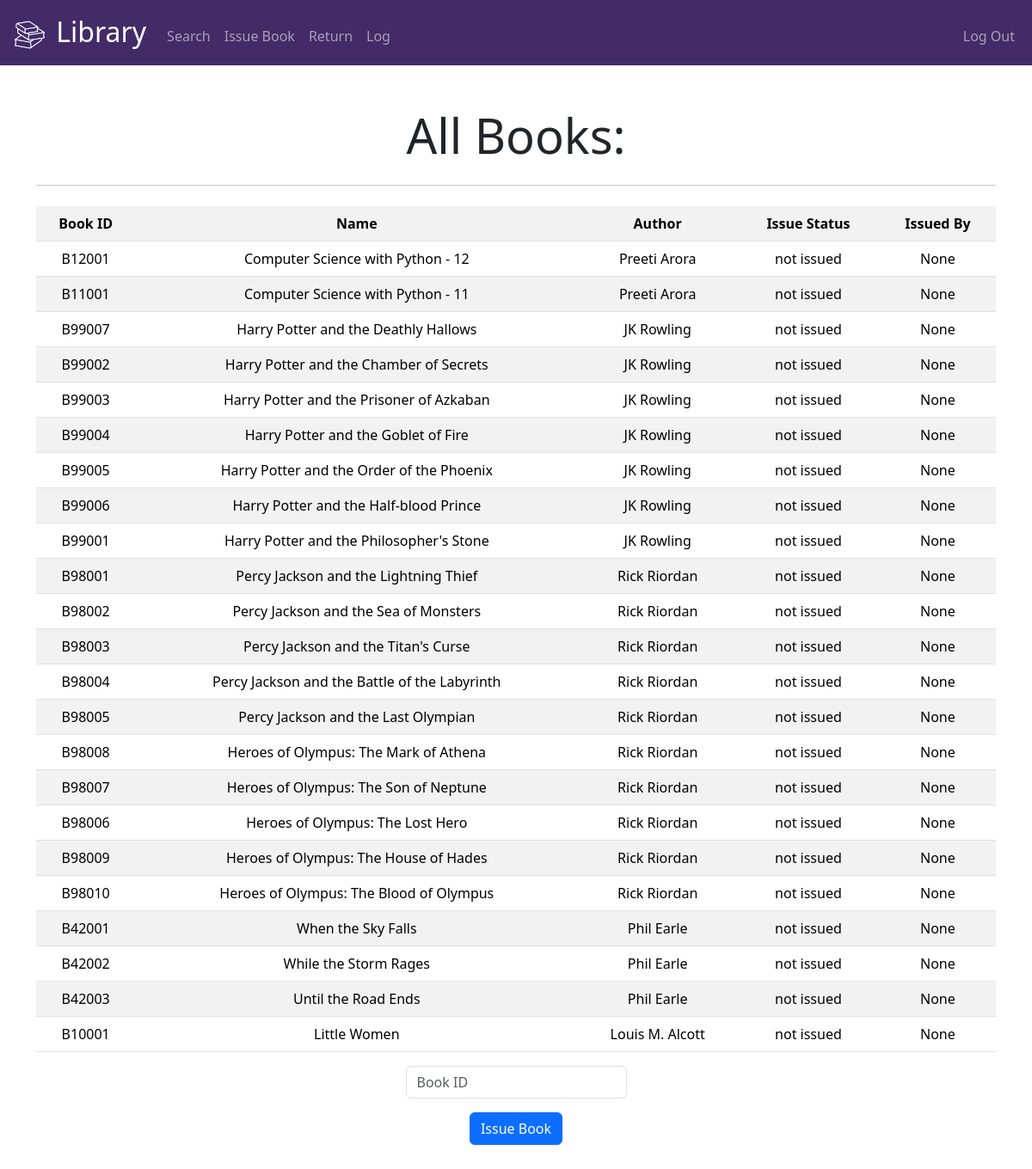
Page /issue (signed in) on the committed database.
### tables this page shows
CREATE TABLE books(bookid char(6) primary key not null, bookname varchar(255), authorid char(6), published date, status varchar(10) default 'not issued', userid varchar(255));

CREATE TABLE authors(authorid char(6) primary key not null, authorname varchar(255));

### app.py (the view, shortened to what this page needs)
@app.route("/issue", methods=["GET", "POST"])
@login_required
def issue():
    userinfo = db.execute('select * from users where id = ?', session['user_id'])
    username = userinfo[0]['username']
    if request.method == 'GET':
        result = db.execute('select books.bookid "bookid", books.bookname "bookname", authors.authorname "authorname", books.status "status", books.userid "username" from books natural join authors')
        return render_template('issue.html', result=result)

### app.py (called while the page is built)
@app.after_request
def after_request(response):
    response.headers["Cache-Control"] = "no-cache, no-store, must-revalidate"
    response.headers["Expires"] = 0
    response.headers["Pragma"] = "no-cache"
    return response

### helpers.py (called while the page is built)
def login_required(f):
    @wraps(f)
    def decorated_function(*args, **kwargs):
        if session.get("user_id") is None:
            return redirect("/login")
        return f(*args, **kwargs)
    return decorated_function

### templates/issue.html (shortened to what this page needs)
{% extends "layout.html" %}
{% block main %}
    <div class='jumbotron'>
        <h1 class='display-4'>All Books:</h1>
        <hr class="my-4">
    </div>
    <table class='table table-striped'>
        <tr>
            <th>Book ID</th>
            <th>Name</th>
            <th>Author</th>
            <th>Issue Status</th>
            <th>Issued By</th>
        </tr>
        {% for row in result %}
            <tr>
                <td>{{ row.bookid }}</td>
                <td>{{ row.bookname }}</td>
                <td>{{ row.authorname }}</td>
                <td>{{ row.status }}</td>
                <td>{{ row.username }}</td>
            </tr>
        {% endfor %}
    </table>
    <form action="/issue" method="post">
        <div class="mb-3">
            <input autocomplete='off' class="form-control mx-auto w-auto" name="bookid" placeholder="Book ID" type="text">
        </div>
        <button class="btn btn-primary" type="submit">Issue Book</button>
    </form>
    <br>
{% endblock %}

### templates/layout.html (shortened to what this page needs)
<!DOCTYPE html>
<html lang="en">
    <head>
        <link href="https://cdn.jsdelivr.net/npm/bootstrap@5.3.3/dist/css/bootstrap.min.css" rel="stylesheet">
        <link href="/static/styles.css" rel="stylesheet">
    </head>
    <body>
        <nav class="navbar navbar-expand-md navbar-dark" style='background-color: #432b68;'>
            <div class="container-fluid">
                <a class="navbar-brand" href="/">
                    <img src='./static/navicon.png' width='45' height='45' alt='' style='padding: 5px;'>
                    Library
                </a>
                <div class="collapse navbar-collapse" id="navbar">
                    {% if session["user_id"] %}
                        <ul class="navbar-nav me-auto mt-2">
                            <li class="nav-item"><a class="nav-link" href="/search">Search</a></li>
                            <li class="nav-item"><a class="nav-link" href="/issue">Issue Book</a></li>
                            <li class="nav-item"><a class="nav-link" href="/return">Return</a></li>
                            <li class="nav-item"><a class="nav-link" href="/log">Log</a></li>
                        </ul>
                        <ul class="navbar-nav ms-auto mt-2">
                            <li class="nav-item"><a class="nav-link" href="/logout">Log Out</a></li>
                        </ul>
                    {% else %}
                        <ul class="navbar-nav ms-auto mt-2">
                            <li class="nav-item"><a class="nav-link" href="/register">Register</a></li>
                            <li class="nav-item"><a class="nav-link" href="/login">Log In</a></li>
                        </ul>
                    {% endif %}
                </div>
            </div>
        </nav>
        <main class="container py-5 text-center">
            {% block main %}{% endblock %}
        </main>
    </body>
</html>

### static/styles.css (style rules this page uses)
nav .navbar-brand { font-size: xx-large; }
a { text-decoration: none; color: #432b68; transition: background-color 0.25s ease-in-out; }

### rows in the picture
books: bookid "B12001", bookname "Computer Science with Python - 12", authorname "Preeti Arora", status "not issued", username "None"
books: bookid "B11001", bookname "Computer Science with Python - 11", authorname "Preeti Arora", status "not issued", username "None"
books: bookid "B99007", bookname "Harry Potter and the Deathly Hallows", authorname "JK Rowling", status "not issued", username "None"
books: bookid "B99002", bookname "Harry Potter and the Chamber of Secrets", authorname "JK Rowling", status "not issued", username "None"
books: bookid "B99003", bookname "Harry Potter and the Prisoner of Azkaban", authorname "JK Rowling", status "not issued", username "None"
books: bookid "B99004", bookname "Harry Potter and the Goblet of Fire", authorname "JK Rowling", status "not issued", username "None"
books: bookid "B99005", bookname "Harry Potter and the Order of the Phoenix", authorname "JK Rowling", status "not issued", username "None"
books: bookid "B99006", bookname "Harry Potter and the Half-blood Prince", authorname "JK Rowling", status "not issued", username "None"
books: bookid "B99001", bookname "Harry Potter and the Philosopher's Stone", authorname "JK Rowling", status "not issued", username "None"
books: bookid "B98001", bookname "Percy Jackson and the Lightning Thief", authorname "Rick Riordan", status "not issued", username "None"
books: bookid "B98002", bookname "Percy Jackson and the Sea of Monsters", authorname "Rick Riordan", status "not issued", username "None"
books: bookid "B98003", bookname "Percy Jackson and the Titan's Curse", authorname "Rick Riordan", status "not issued", username "None"
books: bookid "B98004", bookname "Percy Jackson and the Battle of the Labyrinth", authorname "Rick Riordan", status "not issued", username "None"
books: bookid "B98005", bookname "Percy Jackson and the Last Olympian", authorname "Rick Riordan", status "not issued", username "None"
books: bookid "B98008", bookname "Heroes of Olympus: The Mark of Athena", authorname "Rick Riordan", status "not issued", username "None"
books: bookid "B98007", bookname "Heroes of Olympus: The Son of Neptune", authorname "Rick Riordan", status "not issued", username "None"
books: bookid "B98006", bookname "Heroes of Olympus: The Lost Hero", authorname "Rick Riordan", status "not issued", username "None"
books: bookid "B98009", bookname "Heroes of Olympus: The House of Hades", authorname "Rick Riordan", status "not issued", username "None"
books: bookid "B98010", bookname "Heroes of Olympus: The Blood of Olympus", authorname "Rick Riordan", status "not issued", username "None"
books: bookid "B42001", bookname "When the Sky Falls", authorname "Phil Earle", status "not issued", username "None"
books: bookid "B42002", bookname "While the Storm Rages", authorname "Phil Earle", status "not issued", username "None"
books: bookid "B42003", bookname "Until the Road Ends", authorname "Phil Earle", status "not issued", username "None"
books: bookid "B10001", bookname "Little Women", authorname "Louis M. Alcott", status "not issued", username "None"
